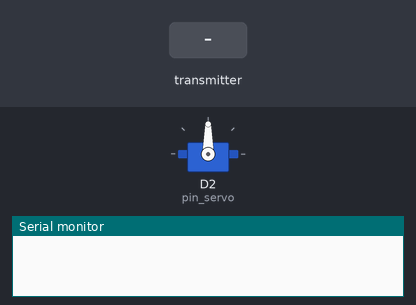
Recording of a sketch running on a simulated ESP8266 (NodeMCU). On the bench: servo, the last lines printed to the serial monitor. The test bench sets the inputs (shaded band).

Above: at 1.2 s.
1.3 s: the transmitter starts sending data_servo = 45
At 2.5 s:
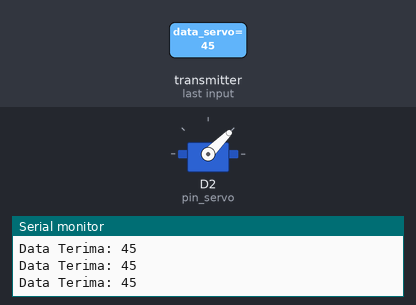
2.8 s: the transmitter starts sending data_servo = 0
At 3.7 s:
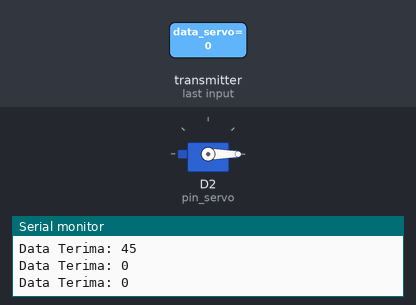
4.3 s: the transmitter starts sending data_servo = 180
At 4.8 s:
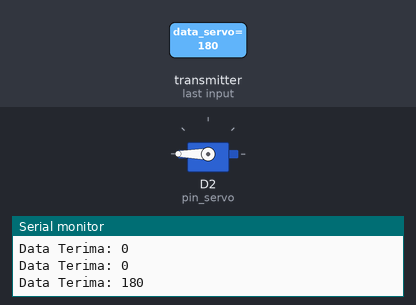
5.8 s: the transmitter starts sending data_servo = 90
At 7.2 s:
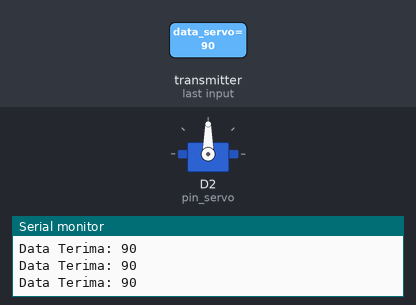
Timing chart, 0 to 8.3 s (numbered marks = the images above; inputs shaded):
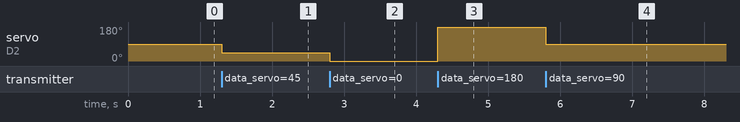

Measured:
- after the input at 1.3 s, servo on D2 (pin_servo): 90° → 45° at once
- after the input at 2.8 s, servo on D2 (pin_servo): 45° → 0° at once
- after the input at 4.3 s, servo on D2 (pin_servo): 0° → 180° at once
- after the input at 5.8 s, servo on D2 (pin_servo): 180° → 90° at once

The sketch:

Penerima.ino
```cpp
#include <ESP8266WiFi.h>
#include <espnow.h>
#include <Servo.h>

#define pin_servo D2
Servo servo_ku;

// struktur data yang diterima
typedef struct struct_message {
  int data_servo;
} struct_message;
struct_message data_terima;
int data_servo_sebelum;

// callback jika menerima data
void cb_terima(uint8_t * mac, uint8_t *incomingData, uint8_t len) {
  memcpy(&data_terima, incomingData, sizeof(data_terima));
  Serial.print("Data Terima: ");
  Serial.println(data_terima.data_servo);
  Serial.println();
}

void setup() {
  Serial.begin(115200);
  servo_ku.attach(pin_servo);

  // mengatur esp ke mode station
  WiFi.mode(WIFI_STA);

  // inisialisasi espnow
  if (esp_now_init() != 0) {
    Serial.println("Gagal Inisialisasi espnow");
    return;
  }

  // mendaftarkan fungsi callback
  esp_now_set_self_role(ESP_NOW_ROLE_SLAVE);
  esp_now_register_recv_cb(cb_terima);
}

void loop() {
  if(data_terima.data_servo != data_servo_sebelum){
    servo_ku.write(data_terima.data_servo);
    delay(15);
    data_servo_sebelum = data_terima.data_servo;
  }
}
```
